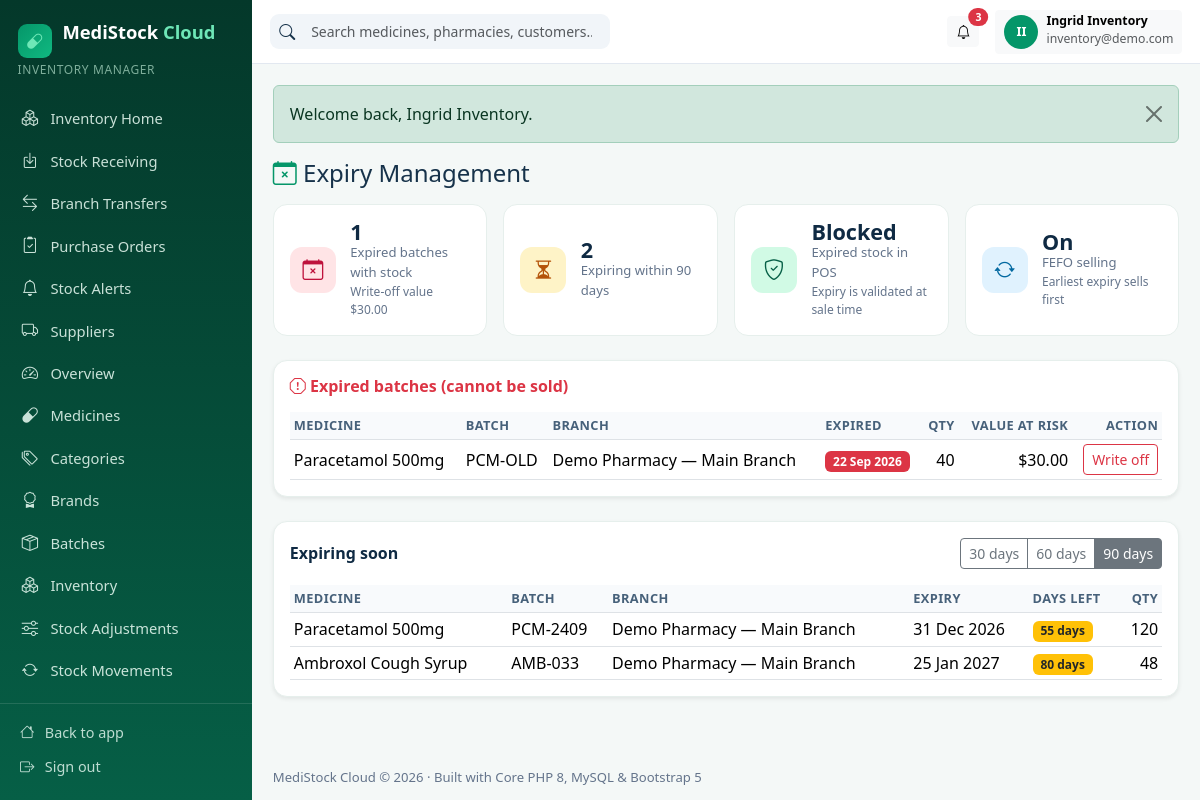
The app's page /admin/expiry.php (signed in) with its own data.
### tables this page shows
CREATE TABLE IF NOT EXISTS users (
    id                        INT UNSIGNED AUTO_INCREMENT PRIMARY KEY,
    tenant_id                 INT UNSIGNED NULL,           
    role_id                   INT UNSIGNED NOT NULL,
    name                      VARCHAR(120) NOT NULL,
    email                     VARCHAR(190) NOT NULL UNIQUE,
    password_hash             VARCHAR(255) NOT NULL,
    phone                     VARCHAR(40)  NULL,
    status                    ENUM('active','inactive','invited') NOT NULL DEFAULT 'active',
    email_verified_at         DATETIME NULL,
    email_verification_token  VARCHAR(100) NULL,
    invitation_token          VARCHAR(100) NULL,
    invited_at                DATETIME NULL,
    last_login_at             DATETIME NULL,
    created_at                TIMESTAMP NULL,
    updated_at                TIMESTAMP NULL,
    deleted_at                TIMESTAMP NULL,
    INDEX idx_users_tenant (tenant_id),
    CONSTRAINT fk_users_tenant FOREIGN KEY (tenant_id) REFERENCES tenants (id) ON DELETE CASCADE,
    CONSTRAINT fk_users_role   FOREIGN KEY (role_id)   REFERENCES roles (id)   ON DELETE RESTRICT
);

CREATE TABLE IF NOT EXISTS roles (
    id          INT UNSIGNED AUTO_INCREMENT PRIMARY KEY,
    `key`       VARCHAR(50)  NOT NULL UNIQUE,
    name        VARCHAR(100) NOT NULL,
    description VARCHAR(255) NULL,
    created_at  TIMESTAMP NULL,
    updated_at  TIMESTAMP NULL
);

CREATE TABLE IF NOT EXISTS batches (
    id                 INT UNSIGNED AUTO_INCREMENT PRIMARY KEY,
    tenant_id          INT UNSIGNED NOT NULL,
    branch_id          INT UNSIGNED NOT NULL,
    medicine_id        INT UNSIGNED NOT NULL,
    supplier_id        INT UNSIGNED NULL,
    batch_number       VARCHAR(60) NOT NULL,
    manufacturing_date DATE NULL,
    expiry_date        DATE NOT NULL,
    purchase_price     DECIMAL(10,2) NOT NULL DEFAULT 0,
    selling_price      DECIMAL(10,2) NOT NULL DEFAULT 0,
    quantity           INT NOT NULL DEFAULT 0,
    quantity_received  INT NOT NULL DEFAULT 0,
    created_at         TIMESTAMP NULL,
    updated_at         TIMESTAMP NULL,
    deleted_at         TIMESTAMP NULL,
    UNIQUE KEY uq_batch (tenant_id, branch_id, medicine_id, batch_number, expiry_date),
    INDEX idx_batch_expiry (tenant_id, expiry_date),
    INDEX idx_batch_fefo (tenant_id, medicine_id, expiry_date),
    CONSTRAINT fk_batch_tenant   FOREIGN KEY (tenant_id)   REFERENCES tenants (id)   ON DELETE CASCADE,
    CONSTRAINT fk_batch_branch   FOREIGN KEY (branch_id)   REFERENCES branches (id)  ON DELETE RESTRICT,
    CONSTRAINT fk_batch_medicine FOREIGN KEY (medicine_id) REFERENCES medicines (id) ON DELETE RESTRICT,
    CONSTRAINT fk_batch_supplier FOREIGN KEY (supplier_id) REFERENCES suppliers (id) ON DELETE SET NULL
);

CREATE TABLE IF NOT EXISTS medicines (
    id                    INT UNSIGNED AUTO_INCREMENT PRIMARY KEY,
    tenant_id             INT UNSIGNED NOT NULL,
    category_id           INT UNSIGNED NULL,
    brand_id              INT UNSIGNED NULL,
    name                  VARCHAR(180) NOT NULL,
    generic_name          VARCHAR(180) NULL,
    sku                   VARCHAR(60) NULL,
    barcode               VARCHAR(60) NULL,
    strength              VARCHAR(60) NULL,
    dosage_form           VARCHAR(60) NULL,
    unit                  VARCHAR(30) NOT NULL DEFAULT 'tablet',
    rack_location         VARCHAR(60) NULL,
    photo_path            VARCHAR(255) NULL,
    manufacturer          VARCHAR(140) NULL,
    default_supplier_id   INT UNSIGNED NULL,
    default_purchase_price DECIMAL(10,2) NOT NULL DEFAULT 0,
    default_selling_price  DECIMAL(10,2) NOT NULL DEFAULT 0,
    status                ENUM('active','inactive') NOT NULL DEFAULT 'active',
    reorder_level         INT NOT NULL DEFAULT 10,
    requires_prescription TINYINT(1) NOT NULL DEFAULT 0,
    description           TEXT NULL,
    created_at            TIMESTAMP NULL,
    updated_at            TIMESTAMP NULL,
    deleted_at            TIMESTAMP NULL,
    INDEX idx_med_tenant (tenant_id, name),
    INDEX idx_med_barcode (tenant_id, barcode),
    CONSTRAINT fk_med_tenant FOREIGN KEY (tenant_id) REFERENCES tenants (id) ON DELETE CASCADE,
    CONSTRAINT fk_med_cat    FOREIGN KEY (category_id) REFERENCES categories (id) ON DELETE SET NULL,
    CONSTRAINT fk_med_brand  FOREIGN KEY (brand_id) REFERENCES brands (id) ON DELETE SET NULL,
    CONSTRAINT fk_med_supplier FOREIGN KEY (default_supplier_id) REFERENCES suppliers (id) ON DELETE SET NULL
);

CREATE TABLE IF NOT EXISTS branches (
    id         INT UNSIGNED AUTO_INCREMENT PRIMARY KEY,
    tenant_id  INT UNSIGNED NOT NULL,
    name       VARCHAR(140) NOT NULL,
    code       VARCHAR(30)  NOT NULL,
    phone      VARCHAR(40)  NULL,
    email      VARCHAR(190) NULL,
    address    VARCHAR(255) NULL,
    city       VARCHAR(100) NULL,
    is_main    TINYINT(1) NOT NULL DEFAULT 0,
    status     ENUM('active','inactive') NOT NULL DEFAULT 'active',
    created_at TIMESTAMP NULL,
    updated_at TIMESTAMP NULL,
    deleted_at TIMESTAMP NULL,
    UNIQUE KEY uq_branch_code (tenant_id, code),
    CONSTRAINT fk_branch_tenant FOREIGN KEY (tenant_id) REFERENCES tenants (id) ON DELETE CASCADE
);

### public/admin/expiry.php (the view, shortened to what the rows shown need)
<?php
require_tenant();
$tid = tenant_id();
$pdo = db();
$days = (int)input('days', 90);
$expiredStmt = $pdo->prepare(
    'SELECT b.*, m.name AS medicine, br.name AS branch, (b.quantity * b.purchase_price) AS loss_value
       FROM batches b JOIN medicines m ON m.id = b.medicine_id JOIN branches br ON br.id = b.branch_id
      WHERE b.tenant_id = ? AND b.quantity > 0 AND b.expiry_date < CURDATE() ORDER BY b.expiry_date'
);
$expiredStmt->execute([$tid]);
$expired = $expiredStmt->fetchAll();
$soonStmt = $pdo->prepare(
    'SELECT b.*, m.name AS medicine, br.name AS branch,
            DATEDIFF(b.expiry_date, CURDATE()) AS days_left
       FROM batches b JOIN medicines m ON m.id = b.medicine_id JOIN branches br ON br.id = b.branch_id
      WHERE b.tenant_id = ? AND b.quantity > 0 AND b.expiry_date >= CURDATE()
        AND b.expiry_date <= DATE_ADD(CURDATE(), INTERVAL ' . $days . ' DAY)
      ORDER BY b.expiry_date'
);
$soonStmt->execute([$tid]);
$soon = $soonStmt->fetchAll();
admin_header('Expiry Management', 'admin/expiry.php');
?>
<div class="card shadow-sm mb-4"><div class="card-body">
  <div class="table-responsive"><table class="table table-sm align-middle mb-0">
    <thead><tr><th>Medicine</th><th>Batch</th><th>Branch</th><th>Expired</th><th class="text-end">Qty</th><th class="text-end">Value at risk</th><th class="text-end">Action</th></tr></thead>
    <tbody>
    <?php foreach ($expired as $b): ?>
      <tr><td><?= e($b['medicine']) ?></td><td><?= e($b['batch_number']) ?></td><td><?= e($b['branch']) ?></td>
      <td><span class="badge bg-danger"><?= fmt_date($b['expiry_date']) ?></span></td>
      <td class="text-end"><?= number_format((int)$b['quantity']) ?></td><td class="text-end"><?= money($b['loss_value']) ?></td>
      <td class="text-end"><a class="btn btn-sm btn-outline-danger" href="<?= url('admin/adjustments.php') ?>">Write off</a></td></tr>
    <?php endforeach; ?>
    </tbody></table></div>
</div></div>
<div class="card shadow-sm"><div class="card-body">
  <div class="table-responsive"><table class="table table-sm align-middle mb-0">
    <thead><tr><th>Medicine</th><th>Batch</th><th>Branch</th><th>Expiry</th><th>Days left</th><th class="text-end">Qty</th></tr></thead>
    <tbody>
    <?php foreach ($soon as $b): ?>
      <tr><td><?= e($b['medicine']) ?></td><td><?= e($b['batch_number']) ?></td><td><?= e($b['branch']) ?></td>
      <td><?= fmt_date($b['expiry_date']) ?></td>
      <td><span class="badge bg-<?= (int)$b['days_left'] <= 30 ? 'danger' : 'warning text-dark' ?>"><?= (int)$b['days_left'] ?> days</span></td>
      <td class="text-end"><?= number_format((int)$b['quantity']) ?></td></tr>
    <?php endforeach; ?>
    </tbody></table></div>
</div></div>
<?php admin_footer(); ?>

### app/View.php (shortened to what the rows shown need)
<?php
function admin_menu(): array
{
    $role = current_user()['role_key'] ?? '';
    $posHref = in_array($role, ['cashier', 'pharmacist'], true) ? 'cashier/pos.php' : 'admin/pos.php';
    $items = [
        ['admin/dashboard.php', 'bi-speedometer2', 'Overview', 'dashboard.view'],
        [$posHref, 'bi-upc-scan', 'Pharmacy POS', 'pos.access'],
        ['admin/sales.php', 'bi-cart-check', 'Sales', 'sales.view'],
        ['admin/returns.php', 'bi-arrow-counterclockwise', 'Sales Returns', 'sales.manage'],
        ['admin/medicines.php', 'bi-capsule', 'Medicines', 'medicines.view'],
        ['admin/categories.php', 'bi-tags', 'Categories', 'medicines.view'],
        ['admin/brands.php', 'bi-award', 'Brands', 'medicines.view'],
        ['admin/batches.php', 'bi-box-seam', 'Batches', 'stock.view'],
        ['admin/inventory.php', 'bi-boxes', 'Inventory', 'stock.view'],
        ['admin/adjustments.php', 'bi-sliders', 'Stock Adjustments', 'stock.adjust'],
        ['admin/movements.php', 'bi-arrow-repeat', 'Stock Movements', 'stock.view'],
        ['admin/transfers.php', 'bi-arrow-left-right', 'Branch Transfers', 'stock.view'],
        ['admin/expiry.php', 'bi-calendar-x', 'Expiry Management', 'stock.view'],
        ['admin/lowstock.php', 'bi-exclamation-triangle', 'Low Stock Alerts', 'stock.view'],
        ['admin/purchases.php', 'bi-bag-plus', 'Purchases', 'purchases.manage'],
        ['admin/purchase-orders.php', 'bi-clipboard2-check', 'Purchase Orders', 'purchases.manage'],
        ['admin/suppliers.php', 'bi-truck', 'Suppliers', 'suppliers.manage'],
        ['admin/supplier-payments.php', 'bi-cash-coin', 'Supplier Payments', 'purchases.manage'],
        ['admin/customers.php', 'bi-person-heart', 'Customers', 'customers.manage'],
        ['admin/prescriptions.php', 'bi-file-earmark-medical', 'Prescriptions', 'prescriptions.manage'],
        ['admin/expenses.php', 'bi-wallet2', 'Expenses', 'expenses.manage'],
        ['admin/staff.php', 'bi-people', 'Staff', 'staff.manage'],
        ['admin/branches.php', 'bi-diagram-3', 'Branches', 'branches.manage'],
        ['admin/reports.php', 'bi-graph-up', 'Reports & Analytics', 'reports.view'],
        ['admin/subscription.php', 'bi-stars', 'Subscription', 'billing.manage'],
        ['admin/settings.php', 'bi-gear', 'Settings', 'settings.manage'],
    ];
    $items = array_values(array_filter($items, static fn($i) => $i[3] === null || can($i[3])));
    $roleItems = match ($role) {
        'pharmacist' => [
            ['pharmacist/dashboard.php', 'bi-clipboard2-pulse', 'Pharmacist Home', null],
            ['pharmacist/prescriptions.php', 'bi-file-earmark-medical', 'My Prescriptions', null],
            ['pharmacist/medicines.php', 'bi-search-heart', 'Medicine Search', null],
            ['pharmacist/dispensing.php', 'bi-clipboard-check', 'Dispensing Records', null],
            ['pharmacist/sales.php', 'bi-receipt', 'Sales History', null],
        ],
        'cashier' => [
            ['cashier/dashboard.php', 'bi-cash-register', 'Cashier Home', null],
            ['cashier/sales.php', 'bi-receipt', 'My Sales', null],
        ],
        'inventory_manager' => [
            ['inventory/dashboard.php', 'bi-boxes', 'Inventory Home', null],
            ['inventory/receiving.php', 'bi-box-arrow-in-down', 'Stock Receiving', null],
            ['inventory/transfers.php', 'bi-arrow-left-right', 'Branch Transfers', null],
            ['inventory/purchase-orders.php', 'bi-clipboard2-check', 'Purchase Orders', null],
            ['inventory/alerts.php', 'bi-bell', 'Stock Alerts', null],
            ['inventory/suppliers.php', 'bi-truck', 'Suppliers', null],
        ],
        default => [],
    };
    return array_merge($roleItems, $items);
}
function admin_header(string $title, string $active = ''): void
{
    $u = current_user();
    ?>
<!DOCTYPE html>
<html lang="en">
<head>
<link href="https://cdn.jsdelivr.net/npm/bootstrap@5.3.3/dist/css/bootstrap.min.css" rel="stylesheet">
<link href="https://cdn.jsdelivr.net/npm/bootstrap-icons@1.11.3/font/bootstrap-icons.min.css" rel="stylesheet">
<link href="<?= asset('css/style.css') ?>" rel="stylesheet">
</head>
<body class="admin-body">
<div class="admin-wrapper">
  <aside class="admin-sidebar" id="adminSidebar">
    <div class="sidebar-brand"><span class="brand-badge"><i class="bi bi-capsule"></i></span> MediStock <span>Cloud</span></div>
    <div class="sidebar-role"><?= e(is_super_admin() ? 'Platform Super Admin' : ($u['role_name'] ?? '')) ?></div>
    <nav class="sidebar-nav">
      <?php foreach (admin_menu() as [$href, $icon, $label, $perm]): ?>
        <a href="<?= url($href) ?>" class="<?= $active === $href ? 'active' : '' ?>"><i class="bi <?= e($icon) ?>"></i> <span><?= e($label) ?></span></a>
      <?php endforeach; ?>
    </nav>
    <div class="sidebar-footer">
      <a href="<?= url(is_super_admin() ? 'index.php' : 'admin/index.php') ?>"><i class="bi bi-house"></i> <span>Back to app</span></a>
      <a href="<?= url('logout.php') ?>"><i class="bi bi-box-arrow-right"></i> <span>Sign out</span></a>
    </div>
  </aside>
  <div class="admin-main">
    <header class="admin-topbar">
      <div class="ms-auto d-flex align-items-center gap-3">
        <div class="dropdown">
          <button class="btn btn-sm btn-light d-flex align-items-center gap-2" data-bs-toggle="dropdown">
            <span class="d-none d-md-inline text-start"><strong class="d-block small lh-1"><?= e($u['name'] ?? '') ?></strong><small class="text-muted"><?= e($u['email'] ?? '') ?></small></span>
          </button>
        </div>
      </div>
    </header>
    <main class="admin-content">
<?php
}
function admin_footer(): void
{
    ?>
    </main>
  </div>
</div>
</body>
</html>
<?php
}

### records on screen
users: role.name "INVENTORY MANAGER", name "Ingrid Inventory", email "inventory@demo.com"
batches: medicine.name "Paracetamol 500mg", batch_number "PCM-OLD", branch.name "Demo Pharmacy — Main Branch", expiry_date "22 Sep 2026", quantity "40", loss_value "$30.00"
batches: medicine.name "Paracetamol 500mg", batch_number "PCM-2409", branch.name "Demo Pharmacy — Main Branch", expiry_date "31 Dec 2026", days_left "55", quantity "120"
batches: medicine.name "Ambroxol Cough Syrup", batch_number "AMB-033", branch.name "Demo Pharmacy — Main Branch", expiry_date "25 Jan 2027", days_left "80", quantity "48"

### other values on screen
$label "Inventory Home"
$label "Stock Receiving"
$label "Branch Transfers"
$label "Purchase Orders"
$label "Stock Alerts"
$label "Suppliers"
$label "Overview"
$label "Medicines"
$label "Categories"
$label "Brands"
$label "Batches"
$label "Inventory"
$label "Stock Adjustments"
$label "Stock Movements"
count($notifications) "3"
